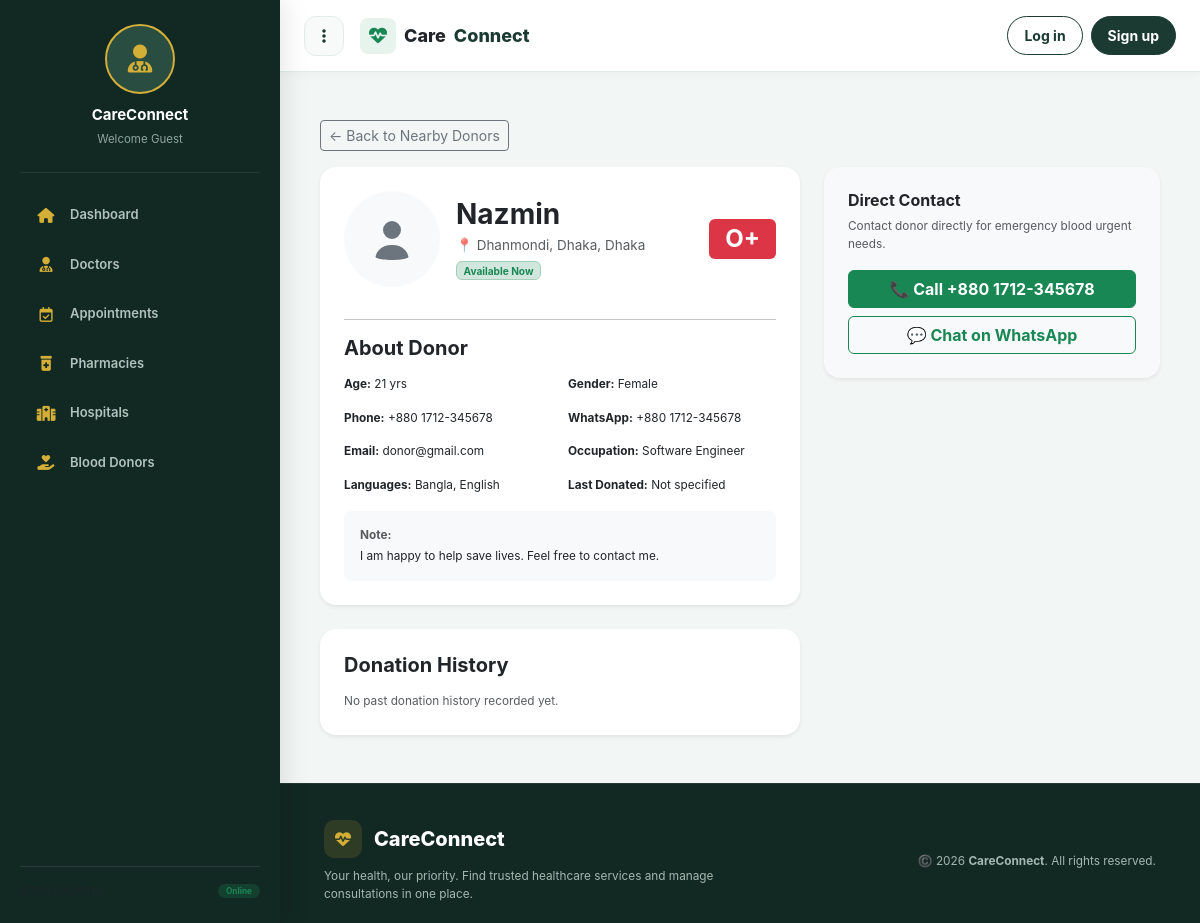
Page /donors/1/ on the committed database.
### donors/models.py (models this page shows, shortened)
class Donor(models.Model):
    GENDER_CHOICES = [
        ('Male', 'Male'),
        ('Female', 'Female'),
        ('Other', 'Other'),
    ]
    BLOOD_GROUP_CHOICES = [
        ('A+', 'A+'), ('A-', 'A-'),
        ('B+', 'B+'), ('B-', 'B-'),
        ('AB+', 'AB+'), ('AB-', 'AB-'),
        ('O+', 'O+'), ('O-', 'O-'),
    ]
    user = models.OneToOneField(User, on_delete=models.CASCADE, null=True, blank=True)
    full_name = models.CharField(max_length=100)
    profile_photo = models.ImageField(
        upload_to='donor_photos/',
        blank=True,
        null=True,
    )
    age = models.IntegerField(null=True, blank=True)
    gender = models.CharField(max_length=10, choices=GENDER_CHOICES)
    blood_group = models.CharField(max_length=5, choices=BLOOD_GROUP_CHOICES)
    email = models.EmailField(blank=True, null=True)
    phone_number = models.CharField(max_length=15)
    whatsapp_number = models.CharField(max_length=15, blank=True, null=True)
    about_me = models.TextField(blank=True, null=True)
    languages = models.CharField(max_length=200, blank=True, null=True)
    district = models.CharField(max_length=100)
    upazila = models.CharField(max_length=100, blank=True, null=True)
    area = models.CharField(max_length=100)
    occupation = models.CharField(max_length=100, blank=True, null=True)
    last_donated = models.DateField(null=True, blank=True)
    is_available = models.BooleanField(default=True)
    latitude = models.FloatField(default=23.7461)  # Default: Dhanmondi, Dhaka
    longitude = models.FloatField(default=90.3742)
    created_at = models.DateTimeField(auto_now_add=True)

### donors/views.py (the view)
# urls.py: path('<int:donor_id>/', views.donor_detail, name='donor_detail'),
def donor_detail(request, donor_id):
    donor = get_object_or_404(Donor, id=donor_id, is_available=True)
    donation_history = donor.donation_history.all()
    context = {
        'donor': donor,
        'donation_history': donation_history,
    }
    return render(request, 'donors/donor_detail.html', context)

### templates/donors/donor_detail.html (shortened to what this page needs)
{% extends 'base.html' %}
{% block content %}
<div class="container py-4">
    <div class="mb-3">
        <a href="{% url 'nearby_donors' %}" class="btn btn-sm btn-outline-secondary">← Back to Nearby Donors</a>
    </div>
    <div class="row g-4">
        <div class="col-lg-7">
            <div class="card p-4 shadow-sm border-0 rounded-4 mb-4">
                <div class="d-flex justify-content-between align-items-center mb-3">
                    <div class="d-flex align-items-center gap-3">
                        {% if donor.profile_photo %}
                            <img
                                src="{{ donor.profile_photo.url }}"
                                alt="{{ donor.full_name }}'s profile photo"
                                class="rounded-circle flex-shrink-0"
                                style="width: 96px; height: 96px; object-fit: cover;"
                            >
                        {% else %}
                            <span class="rounded-circle bg-light text-secondary d-inline-flex align-items-center justify-content-center flex-shrink-0" style="width: 96px; height: 96px;" role="img" aria-label="No profile photo">
                                <svg xmlns="http://www.w3.org/2000/svg" width="48" height="48" fill="currentColor" viewBox="0 0 16 16" aria-hidden="true">
                                    <path d="M8 8a3 3 0 1 0 0-6 3 3 0 0 0 0 6Zm5.5 6s-.5-4-5.5-4-5.5 4-5.5 4 .5 1 5.5 1 5.5-1 5.5-1Z"/>
                                </svg>
                            </span>
                        {% endif %}
                        <div>
                            <h3 class="fw-bold mb-1">{{ donor.full_name }}</h3>
                            <p class="text-muted mb-1">📍 {{ donor.area }}, {{ donor.district }}</p>
                            {% if donor.is_available %}
                                <span class="badge bg-success-subtle text-success border border-success-subtle">Available Now</span>
                            {% else %}
                                <span class="badge bg-secondary-subtle text-secondary">Not Available</span>
                            {% endif %}
                        </div>
                    </div>
                    <div>
                        <span class="badge bg-danger fs-4 px-3 py-2">{{ donor.blood_group }}</span>
                    </div>
                </div>
                <hr>
                <h5 class="fw-bold mb-3">About Donor</h5>
                <div class="row g-3 small">
                    <div class="col-6"><strong>Age:</strong> {{ donor.age|default:"N/A" }} yrs</div>
                    <div class="col-6"><strong>Gender:</strong> {{ donor.gender }}</div>
                    <div class="col-6"><strong>Phone:</strong> {{ donor.phone_number }}</div>
                    <div class="col-6"><strong>WhatsApp:</strong> {{ donor.whatsapp_number|default:donor.phone_number }}</div>
                    <div class="col-6"><strong>Email:</strong> {{ donor.email|default:"N/A" }}</div>
                    <div class="col-6"><strong>Occupation:</strong> {{ donor.occupation|default:"N/A" }}</div>
                    <div class="col-6"><strong>Languages:</strong> {{ donor.languages|default:"Bangla, English" }}</div>
                    <div class="col-6"><strong>Last Donated:</strong> {{ donor.last_donated|default:"Not specified" }}</div>
                </div>
                {% if donor.about_me %}
                    <div class="mt-3 bg-light p-3 rounded-3">
                        <small class="fw-bold d-block text-muted">Note:</small>
                        <small>{{ donor.about_me }}</small>
                    </div>
                {% endif %}
            </div>
            <div class="card p-4 shadow-sm border-0 rounded-4">
                <h5 class="fw-bold mb-3">Donation History</h5>
                {% if donation_history %}
                    <div class="table-responsive">
                        <table class="table table-hover align-middle small">
                            <thead class="table-light">
                                <tr>
                                    <th>Date</th>
                                    <th>Blood Group</th>
                                    <th>Location</th>
                                    <th>Organization</th>
                                </tr>
                            </thead>
                            <tbody>
                                {% for history in donation_history %}
                                    <tr>
                                        <td>{{ history.date }}</td>
                                        <td><span class="badge bg-danger">{{ history.blood_group }}</span></td>
                                        <td>{{ history.location }}</td>
                                        <td>{{ history.organization|default:"-" }}</td>
                                    </tr>
                                {% endfor %}
                            </tbody>
                        </table>
                    </div>
                {% else %}
                    <p class="text-muted small mb-0">No past donation history recorded yet.</p>
                {% endif %}
            </div>
        </div>
        <div class="col-lg-5">
            <div class="card p-4 shadow-sm border-0 rounded-4 bg-light">
                <h6 class="fw-bold mb-2">Direct Contact</h6>
                <p class="text-muted small mb-3">Contact donor directly for emergency blood urgent needs.</p>
                <a href="tel:{{ donor.phone_number }}" class="btn btn-success w-100 fw-bold mb-2">📞 Call {{ donor.phone_number }}</a>
                {% if donor.whatsapp_number %}
                    <a href="https://wa.me/{{ donor.whatsapp_number }}" target="_blank" class="btn btn-outline-success w-100 fw-bold">💬 Chat on WhatsApp</a>
                {% endif %}
            </div>
        </div>
    </div>
</div>
{% endblock %}

### templates/base.html (style rules this page uses)
:root { --cc-primary: #1b3b32; --cc-primary-dark: #122822; --cc-accent: #d4af37; --cc-soft-green: #284e42; --cc-bg: #f2f6f4; --cc-card: #ffffff; --cc-text: #1b2924; --cc-muted: #74827c; --cc-border: #e2ece7; }
body { margin: 0; background: var(--cc-bg); color: var(--cc-text); font-family: Inter, system-ui, -apple-system, "Segoe UI", sans-serif; font-size: 13.5px; overflow-x: hidden; }
a { text-decoration: none; }

### rows in the picture
Donor: full_name "Nazmin", area "Dhanmondi, Dhaka", district "Dhaka", blood_group "O+", age "21", gender "Female", phone_number "+880 1712-345678", whatsapp_number "+880 1712-345678", email "donor@gmail.com", occupation "Software Engineer", languages "Bangla, English", last_donated "Not specified", about_me "I am happy to help save lives. Feel free to contact me."
